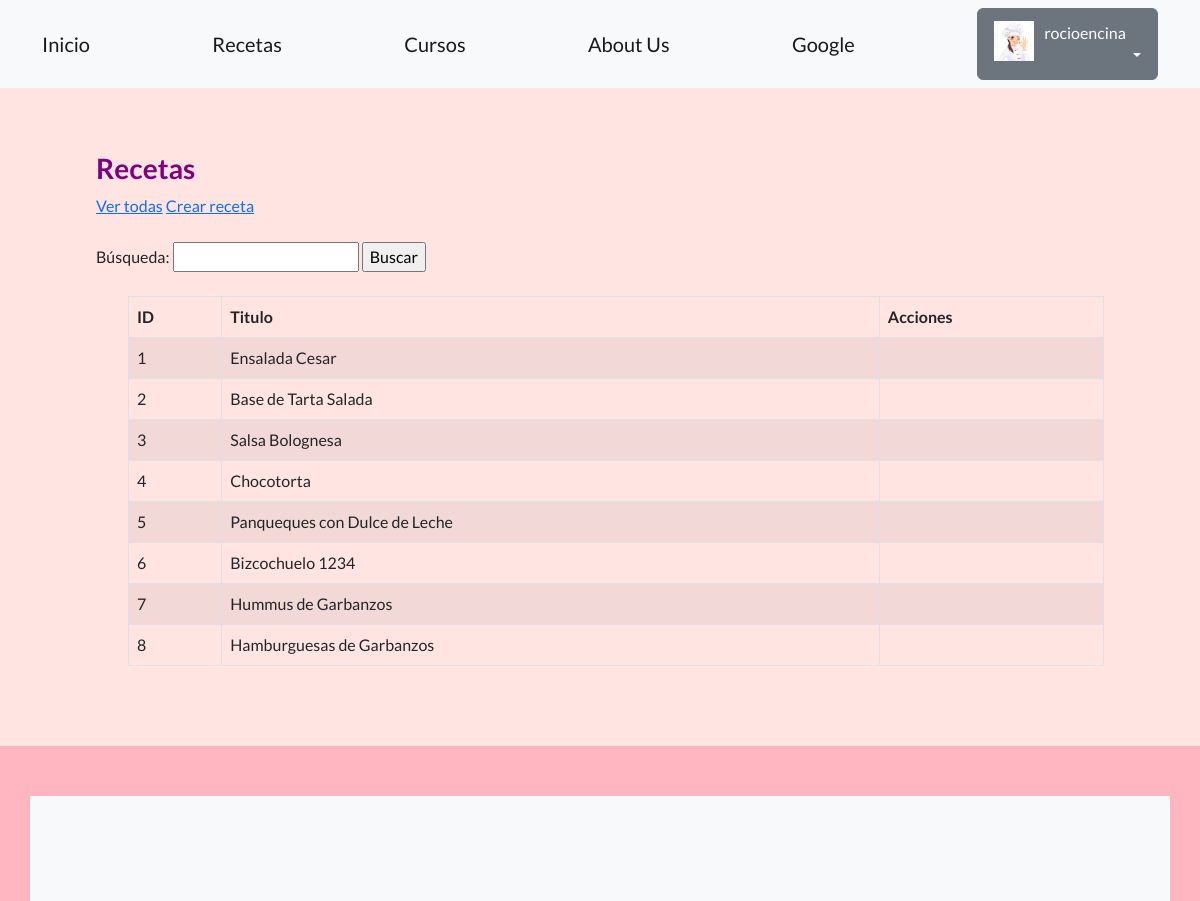
The page /comidas/recetas/ (signed in, upper part) on the database as committed earlier.
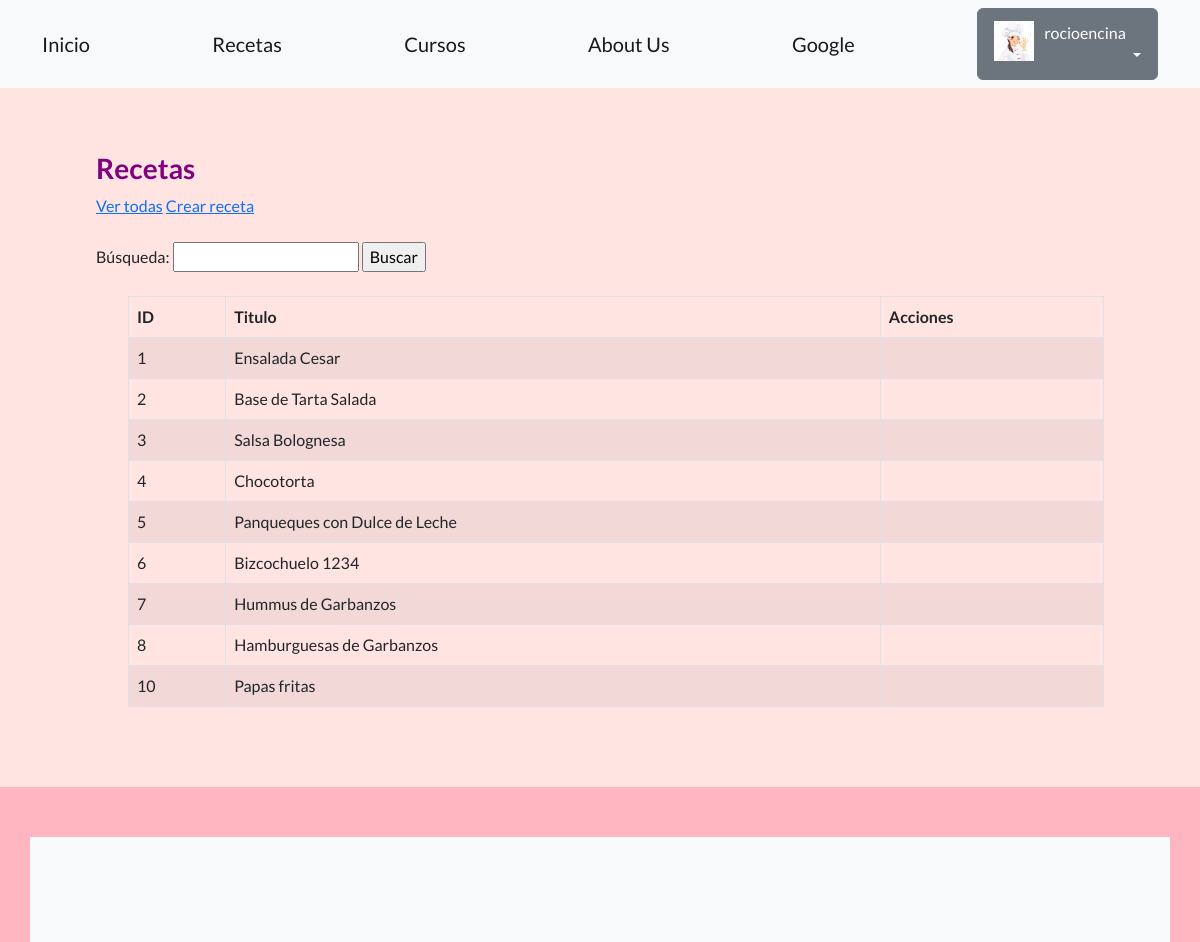
The same page on the database as committed later.
### recetas/models.py (models this page shows, shortened)
class Todas(models.Model):
     tipo= models.CharField(max_length=100)
     titulo= models.CharField(max_length=100)
     creador = models.ForeignKey(User, on_delete=models.SET_NULL, null=True)

### recetas/views.py (the view)
# urls.py: path('recetas/', listar_recetas, name="lista_recetas"),
def listar_recetas (request):
    contexto= {
    "recetas":Todas.objects.all(),
    }
    http_response= render (
        request=request,
        template_name= 'recetas/lista_recetas.html',
        context=contexto,
    )
    return http_response

### blog_comidas/recetas/templates/recetas/lista_recetas.html (shortened to what this page needs)
{% extends "base.html" %}
{% block contenido %}
<h3 style="color:purple;"> Recetas </h3>
<a href="{% url 'lista_recetas' %}">Ver todas</a>
<a href="{% url 'crear_receta' %}">Crear receta</a>
<br><br>
<form action="{% url 'buscar_receta' %}" method="post">
  <label for="busqueda">Búsqueda:</label>
  <input type="text" id="busqueda" name="busqueda" />
  <input type="submit" value="Buscar" />
</form>
<br>
<ul>
  <table class="table table-striped table-bordered">
    <thead>
    <tr>
      <th>ID</th>
      <th>Titulo</th>
      <th>Acciones</th>
  </tr>
    </thead>
    <tbody>
      {% for recetas in recetas %}
        <td>{{ recetas.id }}</td>
        <td>{{ recetas.titulo }}</td>
        <td>
        </td>
      {% endfor %}
    </tbody>
  </table>
  {% endblock contenido %}

Rows that differ between the two databases and show on the page:
added Todas: id "10", titulo "Papas fritas"
